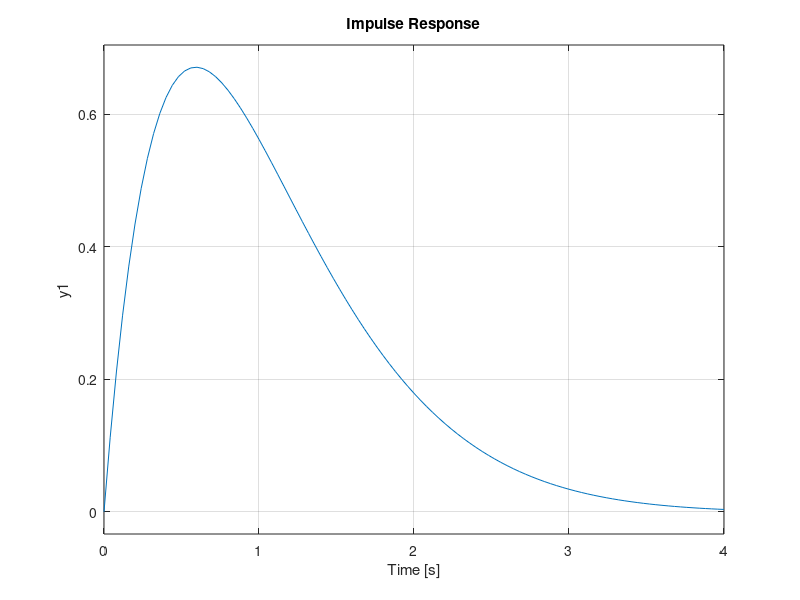

Write MATLAB code to recreate this figure. (Note: this script raises an error after producing the figure.)
s=tf('s');
Ta=3/(s^2+3.2*s+3);
s=tf('s');
Tb=(-1.8*(s-1))/(s^2+5.2*s+5);
%%%%%%%%%%%%%%%%%%%%%%%%%%%%%%%%%%%%%%%
t=0:0.1:10;
step(Ta,t)%Respuesta al escalon
step(Ta/s,t)%Respuesta a la rampa
impulse(Ta)%Respuesta a la parabola
%%%%%%%%%%%%%%%%%%%%%%%%%%%%%%%%%%%%%%%
plot(step_a.time,step_a.data(:,1),'r')
xlabel('Time')
ylabel('Amplitude')
hold on
plot(step_a.time,step_a.data(:,2),'b')
xlabel('Time')
ylabel('Amplitude')
%%%%%%%%%%%%%%%%%%%%%%%%%%%%%%%%%%%%%%%
plot(ramp_a.time,ramp_a.data(:,1),'r')
xlabel('Time')
ylabel('Amplitude')
hold on
plot(ramp_a.time,ramp_a.data(:,2),'b')
xlabel('Time')
ylabel('Amplitude')
%%%%%%%%%%%%%%%%%%%%%%%%%%%%%%%%%%%%%%%
plot(parab_a.time,parab_a.data(:,1),'r')
xlabel('Time')
ylabel('Amplitude')
hold on
plot(parab_a.time,parab_a.data(:,2),'b')
xlabel('Time')
ylabel('Amplitude')
%%%%%%%%%%%%%%%%%%%%%%%%%%%%%%%%%%%%%%%
step(Tb,t)%Respuesta al escalon
step(Tb / s)%Respuesta a la rampa
impulse(Tb)%Respuesta a la parabola
%%%%%%%%%%%%%%%%%%%%%%%%%%%%%%%%%%%%%
plot(step_b.time,step_b.data(:,1),'r')
xlabel('Time')
ylabel('Amplitude')
hold on
plot(step_b.time,step_b.data(:,2),'b')
xlabel('Time')
ylabel('Amplitude')
%%%%%%%%%%%%%%%%%%%%%%%%%%%%%%%%%%%%%%%
plot(ramp_b.time,ramp_b.data(:,1),'r')
xlabel('Time')
ylabel('Amplitude')
hold on
plot(ramp_b.time,ramp_b.data(:,2),'b')
xlabel('Time')
ylabel('Amplitude')
%%%%%%%%%%%%%%%%%%%%%%%%%%%%%%%%%%%%%%%
plot(parab_b.time,parab_b.data(:,1),'r')
xlabel('Time')
ylabel('Amplitude')
hold on
plot(parab_b.time,parab_b.data(:,2),'b')
xlabel('Time')
ylabel('Amplitude')